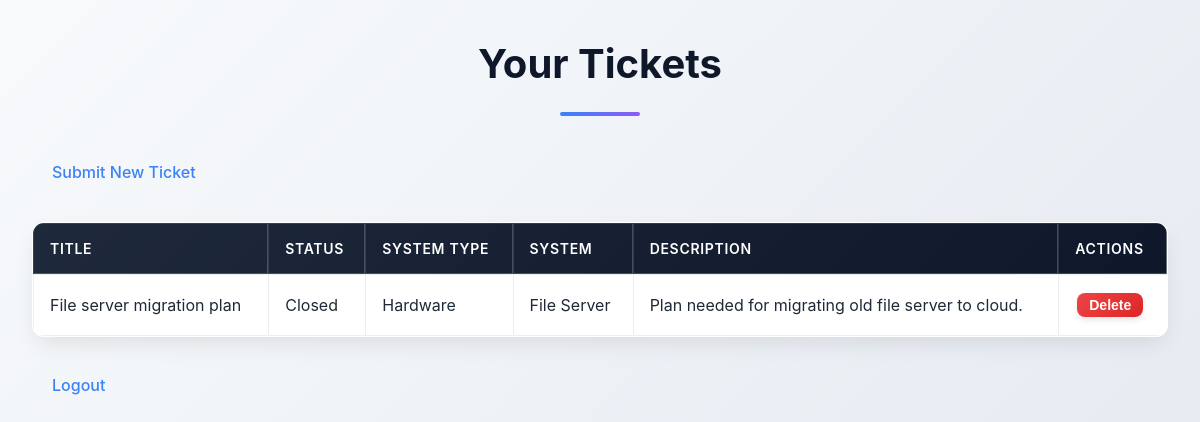
Page /user (signed in) on the committed database.
### app/models.py (models this page shows, shortened)
class Ticket(db.Model):
    __tablename__ = 'ticket'
    id = db.Column(db.Integer, primary_key=True)
    title = db.Column(db.String(150), nullable=False)
    description = db.Column(db.Text, nullable=False)
    system_type = db.Column(db.String(50), nullable=False, default='Open')
    system = db.Column(db.String(150), nullable=False)
    user_id = db.Column(db.Integer, db.ForeignKey('user.id'), nullable=False)
    assignee_id = db.Column(db.Integer, db.ForeignKey('user.id'), nullable=True, default=None)
    status = db.Column(db.String(50), nullable=False, default='Open')

### app/main/routes.py (the view)
@main.route('/user')
@login_required
def user_home():
    tickets = Ticket.query.filter_by(user_id=current_user.id).all()
    return render_template('user_home.html', tickets=tickets)

### app/models.py (called while the page is built)
@login_manager.user_loader
def load_user(user_id):
    return User.query.get(int(user_id))

### app/templates/user_home.html (shortened to what this page needs)
<head>
    <link rel="stylesheet" href="{{ url_for('static', filename='styles.css') }}">
</head>
<body>
<div class="container">
<h1>Your Tickets</h1>
<a href="{{ url_for('main.submit_ticket') }}">Submit New Ticket</a>
<table border="1" cellpadding="5">
    <thead>
        <tr>
            <th>Title</th>
            <th>Status</th>
            <th>System Type</th>
            <th>System</th>
            <th>Description</th>
            <th>Actions</th>
        </tr>
    </thead>
    <tbody>
        {% for ticket in tickets %}
        <tr>
            <td>{{ ticket.title }}</td>
            <td>{{ ticket.status }}</td>
            <td>{{ ticket.system_type }}</td>
            <td>{{ ticket.system }}</td>
            <td>{{ ticket.description }}</td>
            <td><form method="post" action="{{ url_for('main.delete_ticket', ticket_id=ticket.id) }}" style="display:inline;" onsubmit="return confirm('Are you sure you want to delete `{{ ticket.title }}`?');">
                <button class="btn btn-sm btn-danger">Delete</button>
            </form></td>
        </tr>
        {% endfor %}
    </tbody>
</table>
<a href="{{ url_for('auth.logout') }}">Logout</a>
</div>
</body>

### app/static/styles.css (style rules this page uses)
* { margin: 0; padding: 0; box-sizing: border-box; }
body { font-family: 'Inter', 'Segoe UI', Tahoma, Geneva, Verdana, sans-serif; line-height: 1.6; color: #1f2937; background: linear-gradient(135deg, #f8fafc 0%, #e2e8f0 100%); min-height: 100vh; }
.container { max-width: 1200px; margin: 0 auto; padding: 2rem; }
h1 { font-size: 2.5rem; font-weight: 700; color: #0f172a; margin-bottom: 2rem; text-align: center; position: relative; }
h1::after { content: ''; display: block; width: 80px; height: 4px; background: linear-gradient(90deg, #3b82f6, #8b5cf6); margin: 1rem auto; border-radius: 2px; }
a { color: #3b82f6; text-decoration: none; font-weight: 500; transition: all 0.3s ease; padding: 0.5rem 1rem; border-radius: 6px; display: inline-block; margin: 0.25rem; }
form { background: rgba(255, 255, 255, 0.95); backdrop-filter: blur(10px); border: 1px solid rgba(255, 255, 255, 0.2); border-radius: 12px; padding: 2rem; margin: 1rem 0; box-shadow: 0 10px 25px -5px rgba(0, 0, 0, 0.1); max-width: 500px; margin-left: auto; margin-right: auto; }
form[style*="display:inline"] { background: none; backdrop-filter: none; border: none; border-radius: 0; padding: 0; margin: 0; box-shadow: none; max-width: none; }
button, input[type="submit"] { background: linear-gradient(135deg, #3b82f6 0%, #1d4ed8 100%); color: white; border: none; padding: 0.75rem 1.5rem; border-radius: 8px; font-size: 1rem; font-weight: 600; cursor: pointer; transition: all 0.3s ease; box-shadow: 0 4px 6px -1px rgba(0, 0, 0, 0.1); margin: 0.25rem; }
.btn-danger { background: linear-gradient(135deg, #ef4444 0%, #dc2626 100%); }
.btn-sm { padding: 0.25rem 0.75rem; font-size: 0.875rem; margin: 0.125rem; }
table { width: 100%; background: rgba(255, 255, 255, 0.98); border: 1px solid rgba(255, 255, 255, 0.2); border-radius: 12px; overflow: hidden; box-shadow: 0 10px 25px -5px rgba(0, 0, 0, 0.1); margin: 1.5rem 0; border-collapse: separate; border-spacing: 0; }
thead { background: linear-gradient(135deg, #1e293b 0%, #0f172a 100%); }
thead th { color: white; padding: 1rem; font-weight: 600; text-align: left; font-size: 0.875rem; text-transform: uppercase; letter-spacing: 0.05em; }
tbody tr { transition: all 0.3s ease; border-bottom: 1px solid #f1f5f9; }
tbody tr:last-child { border-bottom: none; }
td { padding: 1rem; vertical-align: middle; }
table button { font-size: 0.875rem; padding: 0.5rem 1rem; margin: 0; }
.container > * { animation: fadeIn 0.6s ease-out; }

### rows in the picture
Ticket: title "File server migration plan", status "Closed", system_type "Hardware", system "File Server", description "Plan needed for migrating old file server to cloud."
